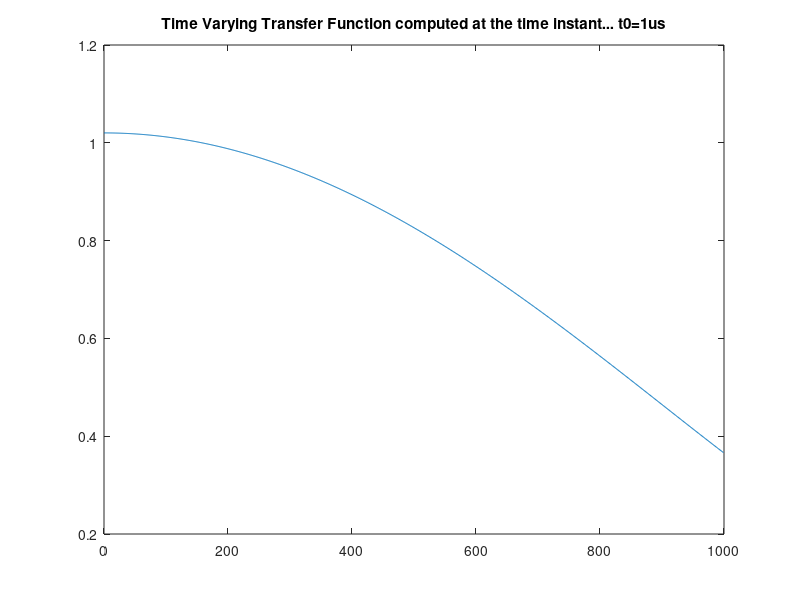

The MATLAB source for this figure:
clc;
close all;
TAU0=0;
t0=1;
nop=4; BETA=rand(1,nop); TAUJ=(rand(1,nop)*2-1); rxsignal=[]; tv_tf_comp_at_t0=[]; z=1;
t1=1;
for f=0:(1/1000):0.999
temp=0; temp1=0;
for p=1:1:nop
temp1=temp1+BETA(p)*exp(-1i*2*pi*f*TAU0)*exp(- 1i*2*pi*f*TAUJ(p)*t0);
end
tv_tf_comp_at_t0=[tv_tf_comp_at_t0 temp1]; end
figure
plot((0:(1/1000):0.999)*1000,abs(tv_tf_comp_at_t0));
title('Time Varying Transfer Function computed at the time instant... t0=1us');